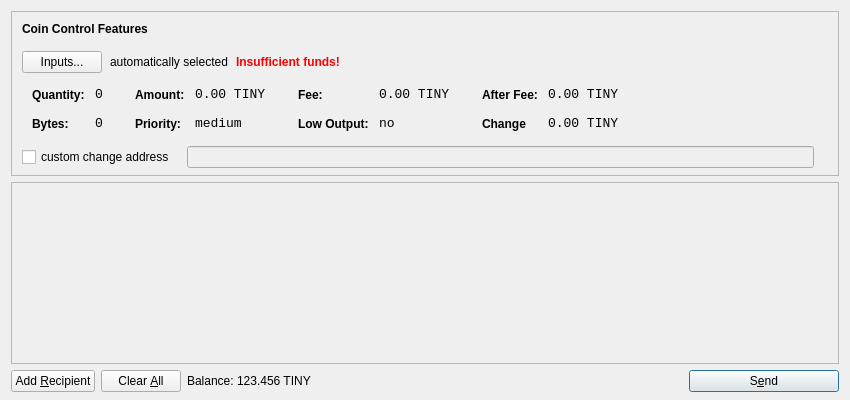
<?xml version="1.0" encoding="UTF-8"?>
<ui version="4.0">
 <class>SendCoinsDialog</class>
 <widget class="QDialog" name="SendCoinsDialog">
  <property name="geometry">
   <rect>
    <x>0</x>
    <y>0</y>
    <width>850</width>
    <height>400</height>
   </rect>
  </property>
  <property name="windowTitle">
   <string>Send Coins</string>
  </property>
  <layout class="QVBoxLayout" name="verticalLayout" stretch="0,1,0">
   <property name="bottomMargin">
    <number>8</number>
   </property>
   <item>
    <widget class="QFrame" name="frameCoinControl">
     <property name="sizePolicy">
      <sizepolicy hsizetype="Expanding" vsizetype="Expanding">
       <horstretch>0</horstretch>
       <verstretch>0</verstretch>
      </sizepolicy>
     </property>
     <property name="maximumSize">
      <size>
       <width>16777215</width>
       <height>16777215</height>
      </size>
     </property>
     <property name="frameShape">
      <enum>QFrame::StyledPanel</enum>
     </property>
     <property name="frameShadow">
      <enum>QFrame::Sunken</enum>
     </property>
     <layout class="QVBoxLayout" name="verticalLayoutCoinControl2">
      <property name="spacing">
       <number>-1</number>
      </property>
      <property name="leftMargin">
       <number>0</number>
      </property>
      <property name="topMargin">
       <number>0</number>
      </property>
      <property name="rightMargin">
       <number>0</number>
      </property>
      <property name="bottomMargin">
       <number>6</number>
      </property>
      <item>
       <layout class="QVBoxLayout" name="verticalLayoutCoinControl" stretch="0,0,0,0,1">
        <property name="spacing">
         <number>0</number>
        </property>
        <property name="leftMargin">
         <number>10</number>
        </property>
        <property name="topMargin">
         <number>10</number>
        </property>
        <item>
         <layout class="QHBoxLayout" name="horizontalLayoutCoinControl1">
          <property name="bottomMargin">
           <number>15</number>
          </property>
          <item>
           <widget class="QLabel" name="labelCoinControlFeatures">
            <property name="sizePolicy">
             <sizepolicy hsizetype="Preferred" vsizetype="Maximum">
              <horstretch>0</horstretch>
              <verstretch>0</verstretch>
             </sizepolicy>
            </property>
            <property name="font">
             <font>
              <weight>75</weight>
              <bold>true</bold>
             </font>
            </property>
            <property name="styleSheet">
             <string notr="true">font-weight:bold;</string>
            </property>
            <property name="text">
             <string>Coin Control Features</string>
            </property>
           </widget>
          </item>
         </layout>
        </item>
        <item>
         <layout class="QHBoxLayout" name="horizontalLayoutCoinControl2" stretch="0,0,0,0">
          <property name="spacing">
           <number>8</number>
          </property>
          <property name="bottomMargin">
           <number>10</number>
          </property>
          <item>
           <widget class="QPushButton" name="pushButtonCoinControl">
            <property name="styleSheet">
             <string notr="true"/>
            </property>
            <property name="text">
             <string>Inputs...</string>
            </property>
           </widget>
          </item>
          <item>
           <widget class="QLabel" name="labelCoinControlAutomaticallySelected">
            <property name="text">
             <string>automatically selected</string>
            </property>
            <property name="margin">
             <number>5</number>
            </property>
           </widget>
          </item>
          <item>
           <widget class="QLabel" name="labelCoinControlInsuffFunds">
            <property name="font">
             <font>
              <weight>75</weight>
              <bold>true</bold>
             </font>
            </property>
            <property name="styleSheet">
             <string notr="true">color:red;font-weight:bold;</string>
            </property>
            <property name="text">
             <string>Insufficient funds!</string>
            </property>
            <property name="margin">
             <number>5</number>
            </property>
           </widget>
          </item>
          <item>
           <spacer name="horizontalSpacerCoinControl">
            <property name="orientation">
             <enum>Qt::Horizontal</enum>
            </property>
            <property name="sizeHint" stdset="0">
             <size>
              <width>40</width>
              <height>1</height>
             </size>
            </property>
           </spacer>
          </item>
         </layout>
        </item>
        <item>
         <widget class="QWidget" name="widgetCoinControl" native="true">
          <property name="sizePolicy">
           <sizepolicy hsizetype="Preferred" vsizetype="Preferred">
            <horstretch>0</horstretch>
            <verstretch>0</verstretch>
           </sizepolicy>
          </property>
          <property name="minimumSize">
           <size>
            <width>0</width>
            <height>0</height>
           </size>
          </property>
          <property name="styleSheet">
           <string notr="true"/>
          </property>
          <layout class="QHBoxLayout" name="horizontalLayoutCoinControl5">
           <property name="margin">
            <number>0</number>
           </property>
           <item>
            <layout class="QHBoxLayout" name="horizontalLayoutCoinControl3" stretch="0,0,0,1">
             <property name="spacing">
              <number>20</number>
             </property>
             <property name="topMargin">
              <number>0</number>
             </property>
             <property name="bottomMargin">
              <number>10</number>
             </property>
             <item>
              <layout class="QFormLayout" name="formLayoutCoinControl1">
               <property name="horizontalSpacing">
                <number>10</number>
               </property>
               <property name="verticalSpacing">
                <number>14</number>
               </property>
               <property name="leftMargin">
                <number>10</number>
               </property>
               <property name="topMargin">
                <number>4</number>
               </property>
               <property name="rightMargin">
                <number>6</number>
               </property>
               <item row="0" column="0">
                <widget class="QLabel" name="labelCoinControlQuantityText">
                 <property name="styleSheet">
                  <string notr="true">font-weight:bold;</string>
                 </property>
                 <property name="text">
                  <string>Quantity:</string>
                 </property>
                 <property name="margin">
                  <number>0</number>
                 </property>
                </widget>
               </item>
               <item row="0" column="1">
                <widget class="QLabel" name="labelCoinControlQuantity">
                 <property name="font">
                  <font>
                   <family>Monospace</family>
                   <pointsize>10</pointsize>
                  </font>
                 </property>
                 <property name="cursor">
                  <cursorShape>IBeamCursor</cursorShape>
                 </property>
                 <property name="contextMenuPolicy">
                  <enum>Qt::ActionsContextMenu</enum>
                 </property>
                 <property name="text">
                  <string>0</string>
                 </property>
                 <property name="margin">
                  <number>0</number>
                 </property>
                 <property name="textInteractionFlags">
                  <set>Qt::LinksAccessibleByMouse|Qt::TextSelectableByKeyboard|Qt::TextSelectableByMouse</set>
                 </property>
                </widget>
               </item>
               <item row="1" column="0">
                <widget class="QLabel" name="labelCoinControlBytesText">
                 <property name="styleSheet">
                  <string notr="true">font-weight:bold;</string>
                 </property>
                 <property name="text">
                  <string>Bytes:</string>
                 </property>
                </widget>
               </item>
               <item row="1" column="1">
                <widget class="QLabel" name="labelCoinControlBytes">
                 <property name="font">
                  <font>
                   <family>Monospace</family>
                   <pointsize>10</pointsize>
                  </font>
                 </property>
                 <property name="cursor">
                  <cursorShape>IBeamCursor</cursorShape>
                 </property>
                 <property name="contextMenuPolicy">
                  <enum>Qt::ActionsContextMenu</enum>
                 </property>
                 <property name="text">
                  <string>0</string>
                 </property>
                 <property name="textInteractionFlags">
                  <set>Qt::LinksAccessibleByMouse|Qt::TextSelectableByKeyboard|Qt::TextSelectableByMouse</set>
                 </property>
                </widget>
               </item>
              </layout>
             </item>
             <item>
              <layout class="QFormLayout" name="formLayoutCoinControl2">
               <property name="horizontalSpacing">
                <number>10</number>
               </property>
               <property name="verticalSpacing">
                <number>14</number>
               </property>
               <property name="leftMargin">
                <number>6</number>
               </property>
               <property name="topMargin">
                <number>4</number>
               </property>
               <property name="rightMargin">
                <number>6</number>
               </property>
               <item row="0" column="0">
                <widget class="QLabel" name="labelCoinControlAmountText">
                 <property name="styleSheet">
                  <string notr="true">font-weight:bold;</string>
                 </property>
                 <property name="text">
                  <string>Amount:</string>
                 </property>
                 <property name="margin">
                  <number>0</number>
                 </property>
                </widget>
               </item>
               <item row="0" column="1">
                <widget class="QLabel" name="labelCoinControlAmount">
                 <property name="font">
                  <font>
                   <family>Monospace</family>
                   <pointsize>10</pointsize>
                  </font>
                 </property>
                 <property name="cursor">
                  <cursorShape>IBeamCursor</cursorShape>
                 </property>
                 <property name="contextMenuPolicy">
                  <enum>Qt::ActionsContextMenu</enum>
                 </property>
                 <property name="text">
                  <string>0.00 TINY</string>
                 </property>
                 <property name="textInteractionFlags">
                  <set>Qt::LinksAccessibleByMouse|Qt::TextSelectableByKeyboard|Qt::TextSelectableByMouse</set>
                 </property>
                </widget>
               </item>
               <item row="1" column="0">
                <widget class="QLabel" name="labelCoinControlPriorityText">
                 <property name="styleSheet">
                  <string notr="true">font-weight:bold;</string>
                 </property>
                 <property name="text">
                  <string>Priority:</string>
                 </property>
                </widget>
               </item>
               <item row="1" column="1">
                <widget class="QLabel" name="labelCoinControlPriority">
                 <property name="font">
                  <font>
                   <family>Monospace</family>
                   <pointsize>10</pointsize>
                  </font>
                 </property>
                 <property name="cursor">
                  <cursorShape>IBeamCursor</cursorShape>
                 </property>
                 <property name="contextMenuPolicy">
                  <enum>Qt::ActionsContextMenu</enum>
                 </property>
                 <property name="text">
                  <string>medium</string>
                 </property>
                 <property name="textInteractionFlags">
                  <set>Qt::LinksAccessibleByMouse|Qt::TextSelectableByKeyboard|Qt::TextSelectableByMouse</set>
                 </property>
                </widget>
               </item>
              </layout>
             </item>
             <item>
              <layout class="QFormLayout" name="formLayoutCoinControl3">
               <property name="horizontalSpacing">
                <number>10</number>
               </property>
               <property name="verticalSpacing">
                <number>14</number>
               </property>
               <property name="leftMargin">
                <number>6</number>
               </property>
               <property name="topMargin">
                <number>4</number>
               </property>
               <property name="rightMargin">
                <number>6</number>
               </property>
               <item row="0" column="0">
                <widget class="QLabel" name="labelCoinControlFeeText">
                 <property name="styleSheet">
                  <string notr="true">font-weight:bold;</string>
                 </property>
                 <property name="text">
                  <string>Fee:</string>
                 </property>
                 <property name="margin">
                  <number>0</number>
                 </property>
                </widget>
               </item>
               <item row="0" column="1">
                <widget class="QLabel" name="labelCoinControlFee">
                 <property name="font">
                  <font>
                   <family>Monospace</family>
                   <pointsize>10</pointsize>
                  </font>
                 </property>
                 <property name="cursor">
                  <cursorShape>IBeamCursor</cursorShape>
                 </property>
                 <property name="contextMenuPolicy">
                  <enum>Qt::ActionsContextMenu</enum>
                 </property>
                 <property name="text">
                  <string>0.00 TINY</string>
                 </property>
                 <property name="textInteractionFlags">
                  <set>Qt::LinksAccessibleByMouse|Qt::TextSelectableByKeyboard|Qt::TextSelectableByMouse</set>
                 </property>
                </widget>
               </item>
               <item row="1" column="0">
                <widget class="QLabel" name="labelCoinControlLowOutputText">
                 <property name="styleSheet">
                  <string notr="true">font-weight:bold;</string>
                 </property>
                 <property name="text">
                  <string>Low Output:</string>
                 </property>
                </widget>
               </item>
               <item row="1" column="1">
                <widget class="QLabel" name="labelCoinControlLowOutput">
                 <property name="font">
                  <font>
                   <family>Monospace</family>
                   <pointsize>10</pointsize>
                  </font>
                 </property>
                 <property name="cursor">
                  <cursorShape>IBeamCursor</cursorShape>
                 </property>
                 <property name="contextMenuPolicy">
                  <enum>Qt::ActionsContextMenu</enum>
                 </property>
                 <property name="text">
                  <string>no</string>
                 </property>
                 <property name="textInteractionFlags">
                  <set>Qt::LinksAccessibleByMouse|Qt::TextSelectableByKeyboard|Qt::TextSelectableByMouse</set>
                 </property>
                </widget>
               </item>
              </layout>
             </item>
             <item>
              <layout class="QFormLayout" name="formLayoutCoinControl4">
               <property name="horizontalSpacing">
                <number>10</number>
               </property>
               <property name="verticalSpacing">
                <number>14</number>
               </property>
               <property name="leftMargin">
                <number>6</number>
               </property>
               <property name="topMargin">
                <number>4</number>
               </property>
               <property name="rightMargin">
                <number>6</number>
               </property>
               <item row="0" column="0">
                <widget class="QLabel" name="labelCoinControlAfterFeeText">
                 <property name="styleSheet">
                  <string notr="true">font-weight:bold;</string>
                 </property>
                 <property name="text">
                  <string>After Fee:</string>
                 </property>
                 <property name="margin">
                  <number>0</number>
                 </property>
                </widget>
               </item>
               <item row="0" column="1">
                <widget class="QLabel" name="labelCoinControlAfterFee">
                 <property name="font">
                  <font>
                   <family>Monospace</family>
                   <pointsize>10</pointsize>
                  </font>
                 </property>
                 <property name="cursor">
                  <cursorShape>IBeamCursor</cursorShape>
                 </property>
                 <property name="contextMenuPolicy">
                  <enum>Qt::ActionsContextMenu</enum>
                 </property>
                 <property name="text">
                  <string>0.00 TINY</string>
                 </property>
                 <property name="textInteractionFlags">
                  <set>Qt::LinksAccessibleByMouse|Qt::TextSelectableByKeyboard|Qt::TextSelectableByMouse</set>
                 </property>
                </widget>
               </item>
               <item row="1" column="0">
                <widget class="QLabel" name="labelCoinControlChangeText">
                 <property name="styleSheet">
                  <string notr="true">font-weight:bold;</string>
                 </property>
                 <property name="text">
                  <string>Change</string>
                 </property>
                </widget>
               </item>
               <item row="1" column="1">
                <widget class="QLabel" name="labelCoinControlChange">
                 <property name="font">
                  <font>
                   <family>Monospace</family>
                   <pointsize>10</pointsize>
                  </font>
                 </property>
                 <property name="cursor">
                  <cursorShape>IBeamCursor</cursorShape>
                 </property>
                 <property name="contextMenuPolicy">
                  <enum>Qt::ActionsContextMenu</enum>
                 </property>
                 <property name="text">
                  <string>0.00 TINY</string>
                 </property>
                 <property name="textInteractionFlags">
                  <set>Qt::LinksAccessibleByMouse|Qt::TextSelectableByKeyboard|Qt::TextSelectableByMouse</set>
                 </property>
                </widget>
               </item>
              </layout>
             </item>
            </layout>
           </item>
          </layout>
         </widget>
        </item>
        <item>
         <layout class="QHBoxLayout" name="horizontalLayoutCoinControl4" stretch="0,0,0">
          <property name="spacing">
           <number>12</number>
          </property>
          <property name="sizeConstraint">
           <enum>QLayout::SetDefaultConstraint</enum>
          </property>
          <property name="topMargin">
           <number>5</number>
          </property>
          <property name="rightMargin">
           <number>5</number>
          </property>
          <item>
           <widget class="QCheckBox" name="checkBoxCoinControlChange">
            <property name="text">
             <string>custom change address</string>
            </property>
           </widget>
          </item>
          <item>
           <widget class="QLineEdit" name="lineEditCoinControlChange">
            <property name="enabled">
             <bool>false</bool>
            </property>
            <property name="sizePolicy">
             <sizepolicy hsizetype="Expanding" vsizetype="Fixed">
              <horstretch>0</horstretch>
              <verstretch>0</verstretch>
             </sizepolicy>
            </property>
           </widget>
          </item>
          <item>
           <widget class="QLabel" name="labelCoinControlChangeLabel">
            <property name="sizePolicy">
             <sizepolicy hsizetype="Preferred" vsizetype="Expanding">
              <horstretch>0</horstretch>
              <verstretch>0</verstretch>
             </sizepolicy>
            </property>
            <property name="minimumSize">
             <size>
              <width>0</width>
              <height>0</height>
             </size>
            </property>
            <property name="text">
             <string/>
            </property>
            <property name="margin">
             <number>3</number>
            </property>
           </widget>
          </item>
         </layout>
        </item>
        <item>
         <spacer name="verticalSpacerCoinControl">
          <property name="orientation">
           <enum>Qt::Vertical</enum>
          </property>
          <property name="sizeHint" stdset="0">
           <size>
            <width>800</width>
            <height>1</height>
           </size>
          </property>
         </spacer>
        </item>
       </layout>
      </item>
     </layout>
    </widget>
   </item>
   <item>
    <widget class="QScrollArea" name="scrollArea">
     <property name="widgetResizable">
      <bool>true</bool>
     </property>
     <widget class="QWidget" name="scrollAreaWidgetContents">
      <property name="geometry">
       <rect>
        <x>0</x>
        <y>0</y>
        <width>830</width>
        <height>165</height>
       </rect>
      </property>
      <layout class="QVBoxLayout" name="verticalLayout_2">
       <property name="margin">
        <number>0</number>
       </property>
       <item>
        <layout class="QVBoxLayout" name="entries">
         <property name="spacing">
          <number>6</number>
         </property>
        </layout>
       </item>
       <item>
        <spacer name="verticalSpacer">
         <property name="orientation">
          <enum>Qt::Vertical</enum>
         </property>
         <property name="sizeHint" stdset="0">
          <size>
           <width>20</width>
           <height>40</height>
          </size>
         </property>
        </spacer>
       </item>
      </layout>
     </widget>
    </widget>
   </item>
   <item>
    <layout class="QHBoxLayout" name="horizontalLayout">
     <item>
      <widget class="QPushButton" name="addButton">
       <property name="toolTip">
        <string>Send to multiple recipients at once</string>
       </property>
       <property name="text">
        <string>Add &amp;Recipient</string>
       </property>
       <property name="icon">
        <iconset resource="../bitcoin.qrc">
         <normaloff>:/icons/add</normaloff>:/icons/add</iconset>
       </property>
       <property name="autoDefault">
        <bool>false</bool>
       </property>
      </widget>
     </item>
     <item>
      <widget class="QPushButton" name="clearButton">
       <property name="sizePolicy">
        <sizepolicy hsizetype="Minimum" vsizetype="Fixed">
         <horstretch>0</horstretch>
         <verstretch>0</verstretch>
        </sizepolicy>
       </property>
       <property name="toolTip">
        <string>Remove all transaction fields</string>
       </property>
       <property name="text">
        <string>Clear &amp;All</string>
       </property>
       <property name="icon">
        <iconset resource="../bitcoin.qrc">
         <normaloff>:/icons/remove</normaloff>:/icons/remove</iconset>
       </property>
       <property name="autoRepeatDelay">
        <number>300</number>
       </property>
       <property name="autoDefault">
        <bool>false</bool>
       </property>
      </widget>
     </item>
     <item>
      <layout class="QHBoxLayout" name="horizontalLayout_2">
       <property name="spacing">
        <number>3</number>
       </property>
       <item>
        <widget class="QLabel" name="label">
         <property name="sizePolicy">
          <sizepolicy hsizetype="Preferred" vsizetype="Fixed">
           <horstretch>0</horstretch>
           <verstretch>0</verstretch>
          </sizepolicy>
         </property>
         <property name="text">
          <string>Balance:</string>
         </property>
        </widget>
       </item>
       <item>
        <widget class="QLabel" name="labelBalance">
         <property name="sizePolicy">
          <sizepolicy hsizetype="Preferred" vsizetype="Fixed">
           <horstretch>0</horstretch>
           <verstretch>0</verstretch>
          </sizepolicy>
         </property>
         <property name="cursor">
          <cursorShape>IBeamCursor</cursorShape>
         </property>
         <property name="text">
          <string>123.456 TINY</string>
         </property>
         <property name="textInteractionFlags">
          <set>Qt::LinksAccessibleByMouse|Qt::TextSelectableByKeyboard|Qt::TextSelectableByMouse</set>
         </property>
        </widget>
       </item>
      </layout>
     </item>
     <item>
      <spacer name="horizontalSpacer">
       <property name="orientation">
        <enum>Qt::Horizontal</enum>
       </property>
       <property name="sizeHint" stdset="0">
        <size>
         <width>40</width>
         <height>20</height>
        </size>
       </property>
      </spacer>
     </item>
     <item>
      <widget class="QPushButton" name="sendButton">
       <property name="minimumSize">
        <size>
         <width>150</width>
         <height>0</height>
        </size>
       </property>
       <property name="toolTip">
        <string>Confirm the send action</string>
       </property>
       <property name="text">
        <string>S&amp;end</string>
       </property>
       <property name="icon">
        <iconset resource="../bitcoin.qrc">
         <normaloff>:/icons/send</normaloff>:/icons/send</iconset>
       </property>
       <property name="default">
        <bool>true</bool>
       </property>
      </widget>
     </item>
    </layout>
   </item>
  </layout>
 </widget>
 <resources>
  <include location="../bitcoin.qrc"/>
 </resources>
 <connections/>
</ui>
